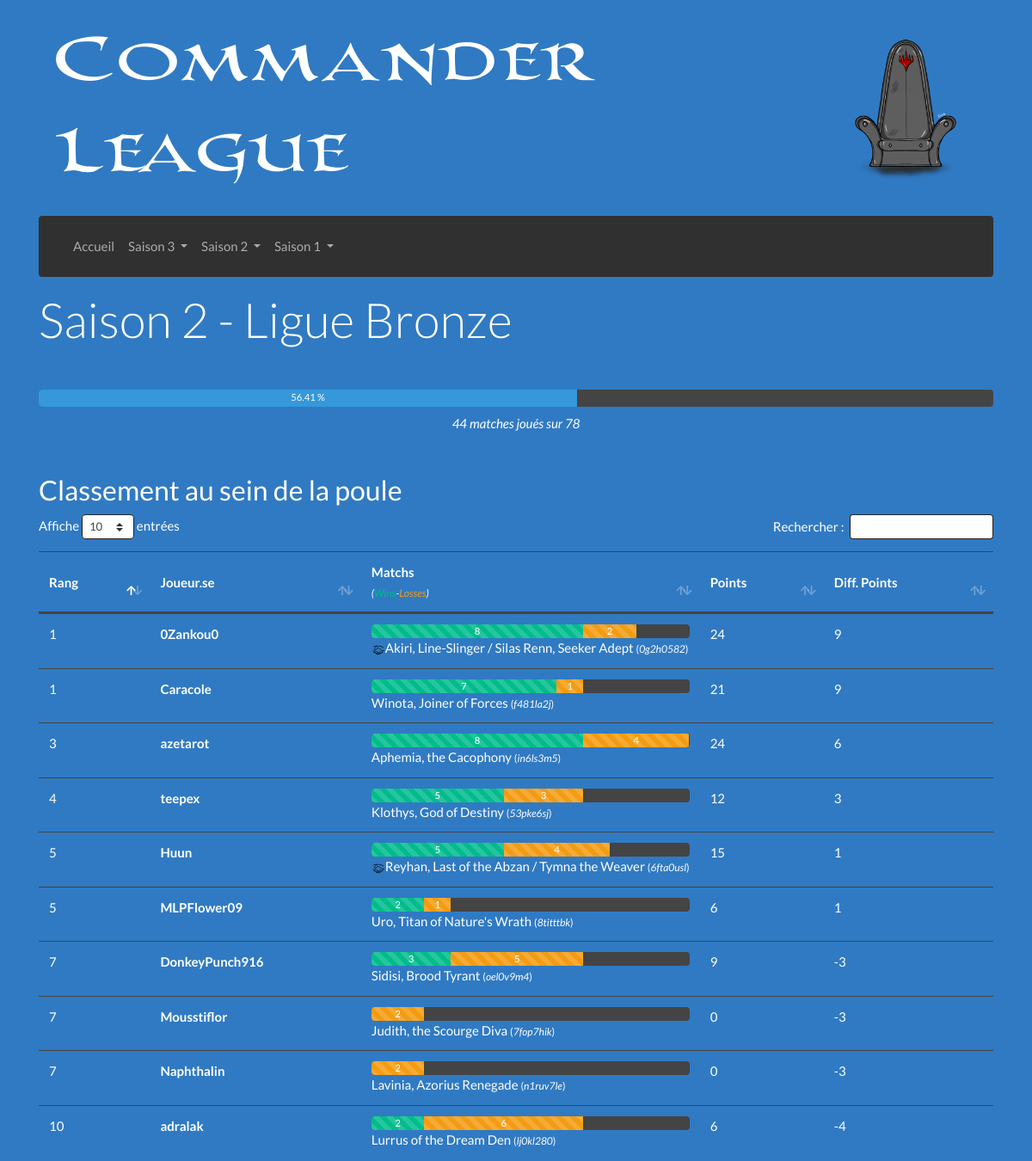
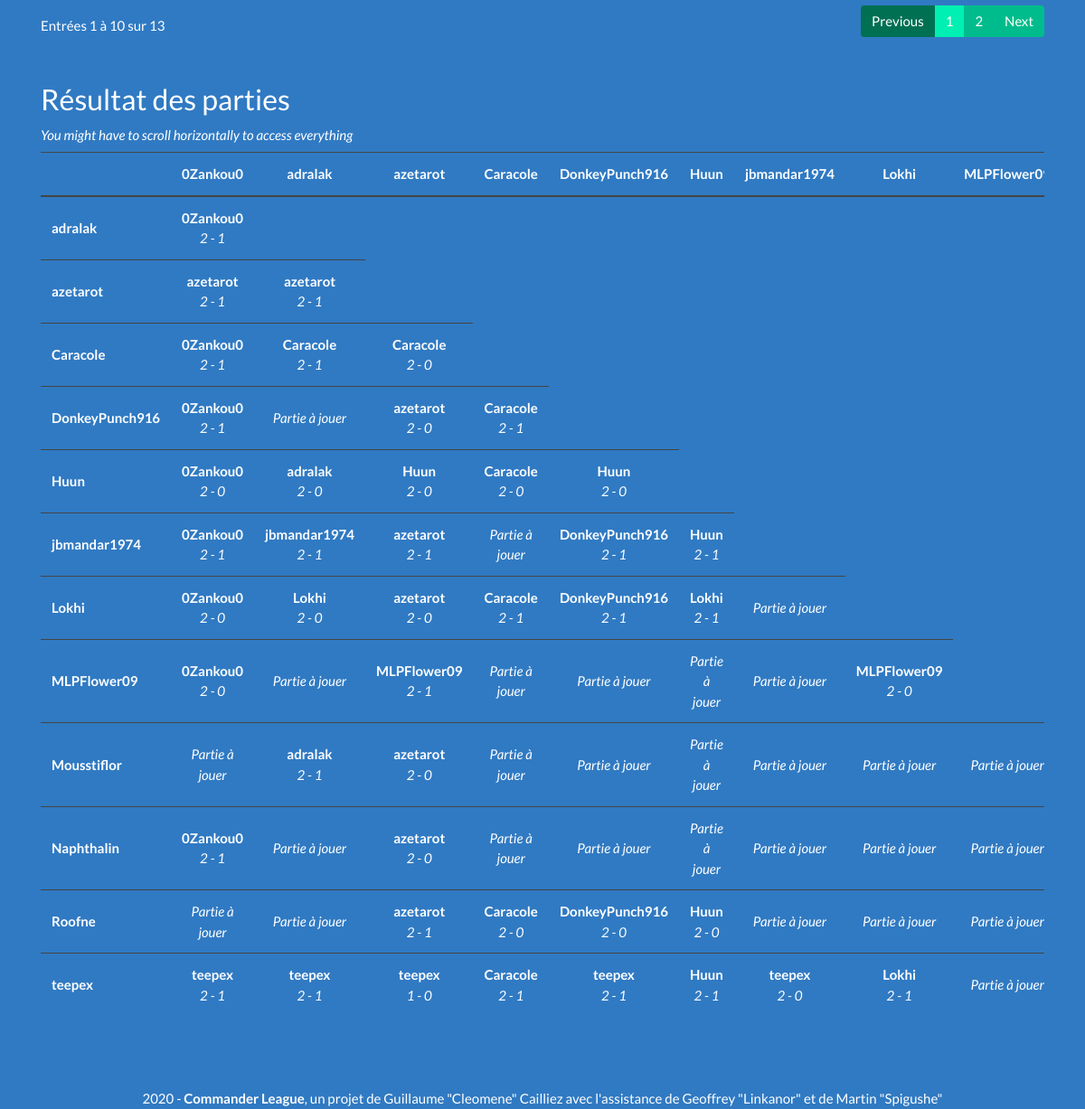
The app's page /Saison-2/Ligue-Bronze with its own data (2 pictures, top to bottom).
### tables this page shows
CREATE TABLE "resultats" (
	"id_resultat"	INTEGER PRIMARY KEY AUTOINCREMENT,
	"id_deck1"	INTEGER NOT NULL,
	"resultat_deck1"	INTEGER NOT NULL,
	"id_deck2"	INTEGER NOT NULL,
	"resultat_deck2"	INTEGER NOT NULL,
	"ligue"	TEXT,
	"saison"	INTEGER
);

CREATE TABLE "participants" (
	"id_discord"	TEXT,
	"pseudo"	TEXT NOT NULL,
	"nom_role"	TEXT NOT NULL,
	PRIMARY KEY("id_discord")
);

CREATE TABLE "decks" (
	"id_deck"	INTEGER PRIMARY KEY AUTOINCREMENT,
	"id_discord"	TEXT NOT NULL,
	"est_joue"	INTEGER NOT NULL,
	"cle_MV"	INTEGER NOT NULL,
	"hash"	TEXT NOT NULL,
	"liste"	TEXT NOT NULL,
	"general"	TEXT NOT NULL
);

### Afficher/Elements/Barres/BarreAvancement.php (called while the page is built, shortened)
<?php
require_once("Afficher/Elements/Barres/Vue_BarreAvancement.php");
function progressLigue ($ligue) {
	$max   = $ligue['infos']['max'];
	$played = $ligue['infos']['joues'];
	$status = round( $played / $max * 100 , 2);
	$retour  = "<div class='my-5'></div>";
	$retour .= barreAvancement ($max , $played , $status);
	$retour .= "<div class='my-5'></div>";
	return $retour;
}
	ob_start(); ?>

### Afficher/Elements/Vue/Vue_Poule.php (called while the page is built)
<?php
function Affichage ($helper) {
	$affichage  = progressLigue($helper);
	$affichage .= afficherTableauClassement($helper);
	$affichage .= afficherTableauResultats($helper);
	return $affichage;
}

### Afficher/Controleur.php (called while the page is built)
<?php
function getContenu ()
{
	if (isset($_GET['saison']) && isset($_GET['ligue']))
	{
		if (preg_match("/Placement/", $_GET['ligue']))
		{
			require_once('Afficher/Pages/Placement/Controleur.php');
		}
		else if (preg_match("/Playoff/", $_GET['ligue']))
		{
			require_once('Afficher/Pages/Playoff/Controleur.php');
		}
		else
		{
			require_once('Afficher/Pages/Ligue/Controleur.php');
		}
	}
	else
	{
		require_once('Afficher/Elements/Saison.php');
	}
	return Affichage($helper);
}
require_once('Afficher/Vue.php');

### Afficher/Vue.php (called while the page is built)
<?php
$contenu = getContenu();
require_once('Afficher/Elements/Gabarit.php');

### index.php (called while the page is built, shortened)
<?php
require_once('Controleur.php');

### Modele.php (called while the page is built, shortened)
<?php
function getBdd() {
	$bdd = new PDO("sqlite:BD/database.sqlite");
	    $bdd->setAttribute(PDO::ATTR_DEFAULT_FETCH_MODE, PDO::FETCH_ASSOC);
	    $bdd->setAttribute(PDO::ATTR_ERRMODE, PDO::ERRMODE_EXCEPTION);
	$bdd->query($_SESSION['dicoTables']['tableParticipants']);
	$bdd->query($_SESSION['dicoTables']['tableRoles']);
	$bdd->query($_SESSION['dicoTables']['tableDecks']);
	$bdd->query($_SESSION['dicoTables']['tableResultats']);
	$bdd->query($_SESSION['dicoTables']['tableLigues']);
	return $bdd;
}
function executerRequete($sql, $params = null) {
	if ($params == null) {
		$resultat = getBdd()->query($sql);
	} else {
		$resultat = getBdd()->prepare($sql);
		$resultat->execute($params);
	}
	return $resultat;
}

### Afficher/Elements/Resultats/Details.php (called while the page is built, shortened)
<?php
$helper = array();
$sql = "SELECT liste_decks FROM ligues
		WHERE num_saison = :s AND nom_ligue = :l;";
$helper['infos']['saison'] = $_GET['saison'];
$helper['infos']['ligue']  = preg_split("/-/",$_GET['ligue'])[0];
$donnees = array(
	':l' => $_GET['ligue'],
	':s' => $helper['infos']['saison'],
);
$requete = executerRequete($sql,$donnees);
$resultat = $requete->fetch()['liste_decks'];
$_liste = preg_split('/, /i',$resultat);
$helper['infos']['decks'] = $_liste;
$_nbDecks = count($helper['infos']['decks']);
$helper['infos']['nbDecks'] = $_nbDecks;
$helper['infos']['max'] = $_nbDecks * ($_nbDecks - 1) / 2;
$helper['infos']['joues'] = 0;
$sql = "SELECT * FROM participants p
		JOIN decks d ON p.id_discord = d.id_discord
		WHERE d.id_deck = :id;";
for ($i = 0; $i < count($helper['infos']['decks']); $i++) {
	$requete = executerRequete($sql,array(':id'=>$helper['infos']['decks'][$i]));
	$resultat = $requete->fetch();
	$helper['infos']['pseudo'][] = $resultat['pseudo'];
	$helper['infos']['id_discord'][] = $resultat['id_discord'];
	$helper[$resultat['id_deck']] = array(
		'pseudo'		=> $resultat['pseudo'],
		'id_discord'	=> $resultat['id_discord'],
		'id_deck'		=> $resultat['id_deck'],
		'liste'			=> $resultat['liste'],
		'general'		=> $resultat['general'],
		'hash'			=> $resultat['hash'],
		'parties'		=> array(),
		'victoires'		=> 0,
		'defaites'		=> 0,
		'tiebreakers'	=> array(
			'matchPoints'			=> 0,
			'gamePoints'			=> 0,
			'gamePlayed'			=> 0,
			'diffPoints'			=> 0,
			'matchWinPercentage'	=> 0,
			'gameWinPercentage'		=> 0,
			'o_matchWinPercentage'	=> 0,
			'o_gameWinPercentage'	=> 0,
		),
	);
}
$sql = "SELECT * FROM resultats r
		JOIN decks d ON d.id_deck = r.id_deck1
		WHERE r.id_deck1 = :id AND
		saison = :s AND ligue = :l;";
$donnees = array(
	':s' => $helper['infos']['saison'],
	':l' => $helper['infos']['ligue'],
);
for ($i = 0; $i < count($helper['infos']['decks']); $i++) {
	$donnees[':id'] = $helper['infos']['decks'][$i];
	$requete = executerRequete($sql,$donnees);
	while ($resultat = $requete->fetch()) {
		$id1 = $resultat['id_deck1'];
		$id2 = $resultat['id_deck2'];
		$helper[$id1]['parties'][$id2] = array(
			'p_result'	=> $resultat['resultat_deck1'],
			'p_deck'	=> $resultat['id_deck1'],
			'p_pseudo'	=> $helper[$resultat['id_deck1']]['pseudo'],
			'o_result'	=> $resultat['resultat_deck2'],
			'o_deck'	=> $resultat['id_deck2'],
			'o_pseudo'	=> $helper[$resultat['id_deck2']]['pseudo'],
			'result'	=>
				($resultat['resultat_deck1'] > $resultat['resultat_deck2']) ?
					'win' : 'lose',
			'string'	=> $resultat['resultat_deck1'] . " - " . $resultat['resultat_deck2'],
			'w_deck'	=>
				($resultat['resultat_deck1'] > $resultat['resultat_deck2']) ?
					$resultat['id_deck1'] : $resultat['id_deck2'],
			'w_pseudo'	=>
				($resultat['resultat_deck1'] > $resultat['resultat_deck2']) ?
					$helper[$resultat['id_deck1']]['pseudo'] :
					$helper[$resultat['id_deck2']]['pseudo'],
			'w_discord'	=>
				($resultat['resultat_deck1'] > $resultat['resultat_deck2']) ?
					$helper[$resultat['id_deck1']]['id_discord'] :
					$helper[$resultat['id_deck2']]['id_discord'],
			'w_general' =>
				($resultat['resultat_deck1'] > $resultat['resultat_deck2']) ?
					$helper[$resultat['id_deck1']]['general'] :
					$helper[$resultat['id_deck2']]['general'],
		);
		$helper[$id2]['parties'][$id1] = array(
			'p_result'	=> $helper[$id1]['parties'][$id2]['o_result'],
			'p_deck'	=> $helper[$id1]['parties'][$id2]['o_deck'],
			'p_pseudo'	=> $helper[$id1]['parties'][$id2]['o_pseudo'],
			'o_result'	=> $helper[$id1]['parties'][$id2]['p_result'],
			'o_deck'	=> $helper[$id1]['parties'][$id2]['p_deck'],
			'o_pseudo'	=> $helper[$id1]['parties'][$id2]['p_pseudo'],
			'result'	=> ($helper[$id1]['parties'][$id2]['result'] == "lose") ? 'win' : 'lose',
			'string'	=> $resultat['resultat_deck2'] . " - " . $resultat['resultat_deck1'],
			'w_deck'	=> $helper[$id1]['parties'][$id2]['w_deck'],
			'w_pseudo'	=> $helper[$id1]['parties'][$id2]['w_pseudo'],
			'w_discord'	=> $helper[$id1]['parties'][$id2]['w_discord'],
			'w_general' => $helper[$id1]['parties'][$id2]['w_general'],
		);
		$cle1 = $helper[$id1]['pseudo'];
		$cle2 = $helper[$id2]['pseudo'];
		$helper[$id1]['parties'][$cle2] = $helper[$id1]['parties'][$id2];
		$helper[$id2]['parties'][$cle1] = $helper[$id2]['parties'][$id1];
		$cle1 = $helper[$id1]['id_discord'];
		$cle2 = $helper[$id2]['id_discord'];
		$helper[$id1]['parties'][$cle2] = $helper[$id1]['parties'][$id2];
		$helper[$id2]['parties'][$cle1] = $helper[$id2]['parties'][$id1];
		$helper[$id1]['victoires'] +=
			($helper[$id1]['parties'][$id2]['result'] == 'win') ? 1 : 0;
		$helper[$id1]['defaites'] +=
			($helper[$id1]['parties'][$id2]['result'] == 'lose') ? 1 : 0;
		$helper[$id2]['victoires'] +=
			($helper[$id2]['parties'][$id1]['result'] == 'win') ? 1 : 0;
		$helper[$id2]['defaites'] +=
			($helper[$id2]['parties'][$id1]['result'] == 'lose') ? 1 : 0;
		$helper[$id1]['tiebreakers']['gamePoints'] += 3 * $resultat['resultat_deck1'];
		$helper[$id1]['tiebreakers']['matchPoints']  +=
			($resultat['resultat_deck1'] == 2) ? 3 : 0;
		$helper[$id1]['tiebreakers']['gamePlayed'] += $resultat['resultat_deck1'] + $resultat['resultat_deck2'];
		$helper[$id2]['tiebreakers']['gamePoints'] += 3 * $resultat['resultat_deck2'];
		$helper[$id2]['tiebreakers']['matchPoints']  +=
			($resultat['resultat_deck2'] == 2) ? 3 : 0;
		$helper[$id2]['tiebreakers']['gamePlayed'] += $resultat['resultat_deck1'] + $resultat['resultat_deck2'];
		$helper['infos']['joues']  += 1;
	}
}

### Afficher/Pages/Ligue/Controleur.php (called while the page is built)
<?php
require_once('Afficher/Elements/Modele.php');
require_once('Afficher/Pages/Ligue/Modele.php');
require_once("Afficher/Elements/Resultats/Details.php");
require_once("Afficher/Elements/Vue/Vue_Poule.php");

### Afficher/Elements/Barres/BarreJoueur.php (called while the page is built)
<?php
require_once("Afficher/Elements/Barres/Vue_BarreJoueur.php");
function afficherBarreJoueur ($helper, $pseudo) {
	$nombreJoueurs = $helper['infos']['nbDecks'];
	$nombreMatches = $nombreJoueurs - 1;
	$widthMatch = round(100/$nombreMatches,2);
	$victoires = $helper[$pseudo]['victoires'];
	$defaites  = $helper[$pseudo]['defaites'];
	return barreJoueur($victoires , $defaites , $widthMatch);
}
?>

### Afficher/Pages/Ligue/Modele.php (called while the page is built, shortened)
<?php
function afficheGeneral ($texte) {
	$contraintes = "";
	if (preg_match('/\//i',$texte)) $contraintes .= "P";
	if ($contraintes == "") return $texte;
	if (preg_match('/p/i',$contraintes)) {
		$liste_partners = (preg_match('/c/i',$contraintes)) ? preg_split('/\(/',$texte)[0] : $texte;
		$partenaires = array(
			preg_split('/\/\//i',$liste_partners)[0],
			preg_split('/\/\//i',$liste_partners)[1]
		);
		$retour = imagePartenaires() . $partenaires[0] . " / " . $partenaires[1];
	}
	return $retour;
}

### Afficher/Elements/Tableaux/TableauResultats.php (the view)
<?php
require_once('Afficher/Elements/Tableaux/Vue_TableauResultats.php');
function AfficherTableauResultats ($helper) {
	$retour  = "<h3 class='mt-3'>Résultat des parties</h3>";
	$retour .= "<p class='mb-2'><i>You might have to scroll horizontally to access everything</i></p>";
	$retour .=  tableauResultats($helper);
	$retour .= "<div class='my-5'></div>";
	return $retour;
}
function afficheResultat ($helper, $pseudo1, $pseudo2) {
	if (isset($helper[$pseudo1]['parties'][$pseudo2])) {
		$vainqueur = $helper[$pseudo1]['parties'][$pseudo2]['w_pseudo'];
		if ($vainqueur != $pseudo1) {
			$pseudo2 = $pseudo1;
			$pseudo1 = $vainqueur;
		}
		$resultat = $helper[$pseudo1]['parties'][$pseudo2]['string'];
		return "<strong>$vainqueur</strong><br><i>$resultat</i>";
	}
	return "<i>Partie à jouer</i>";
}

### Afficher/Elements/Barres/Vue_BarreAvancement.php
<?php
function barreAvancement ($max , $played , $status) {
	ob_start(); ?>
	<div class="progress my-2" style="height: 20px;">
		<div class="progress-bar bg-info" role="progressbar" aria-valuenow="25"
			aria-valuemin="0" aria-valuemax="<?= $max ?>" style="width:<?= $status ?>%" >
		<?= $status ?> %</div>
	</div>
	<p class="text-center">
		<i><?= $played ?> matches joués sur <?= $max ?></i>
	</p>
	<?php return ob_get_clean();
}

### Afficher/Elements/Tableaux/Vue_TableauClassement.php
<?php
function tableauClassement ($helper) {
	ob_start(); ?>
	<div class="table-responsive text-nowrap">
	<table id="tableClassement" class="table table-hover" aria-describedby="tableClassement">
		<thead>
			<tr>
				<th scope="col" class="sorting align-middle" aria-controls="tableClassement">Rang</th>
				<th scope="col" class="align-middle">Joueur.se</th>
				<th scope="col" class="align-middle col-2">
					Matchs<br>
					<i><small>(<span class="text-success">Wins</span>-<span class="text-warning">Losses</span>)</small></i>
				</th>
				<th scope="col" class="align-middle">Points</th>
				<th scope="col" class="align-middle">Diff. Points</th>
			</tr>
		</thead>
		<tbody>
			<?php
			for ($i = 0; $i < count($helper['infos']['pseudo']); $i++) {
				$cle = $helper['infos']['pseudo'][$i];
			?>
			<tr>
				<td scope="row">
					<?= $helper['infos']['classement'][$cle] ?>
				</td>
				<td>
					<strong><?= $cle ?></strong>
				</td>
				<td>
					<?= afficherBarreJoueur($helper,$cle) ?>
					<?= afficheGeneral($helper[$cle]['general']) ?>
						<small>(<i><?= $helper[$cle]['hash'] ?></i>)</small>
				</td>
				<td>
					<?= $helper[$cle]['tiebreakers']['matchPoints'] ?>
				</td>
				<td>
					<?= $helper[$cle]['tiebreakers']['diffPoints'] ?>
				</td>
			</tr>
			<?php
			}
			?>
		</tbody>
	</table>
	</div>
	<?php return ob_get_clean();
}

### Afficher/Elements/Barres/Vue_BarreJoueur.php
<?php
function barreJoueur($victoires , $defaites , $widthMatch) {
	ob_start(); ?>
	<div class="progress">
		<div class="progress-bar progress-bar-striped bg-success" role="progressbar"
			style="width:<?= round($victoires*$widthMatch,2) ?>%"><?= $victoires ?></div>
		<div class="progress-bar progress-bar-striped bg-warning" role="progressbar"
			style="width:<?= round($defaites*$widthMatch,2) ?>%"><?= $defaites ?></div>
	</div>
	<?php return ob_get_clean();
}

### Afficher/Elements/Tableaux/Vue_TableauResultats.php
<?php
function tableauResultats ($helper) {
	ob_start(); ?>
	<div class="table-responsive mb-5">
	<table id="tableMatches" class="table table-hover" aria-describedby="tableMatches">
		<thead>
			<tr>
				<th scope="col" class="sorting" aria-controls="tableMatches"></th>
			<?php
			for ($i = 0; $i < (count($helper['infos']['pseudo'])-1); $i++) {
				$cle = $helper['infos']['pseudo'][$i];
				?>
				<th scope="col" class="text-center"><?= $cle ?></th>
				<?php
				}
			?>
			</tr>
		</thead>
		<tbody>
		<?php
		for ($i = 1; $i < count($helper['infos']['pseudo']); $i++) {
			$cle = $helper['infos']['pseudo'][$i];
			?>
			<tr>
				<td scope="row" class="align-middle">
					<strong><?= $cle ?></strong>
				</td>
				<?php for ($j = 0; $j < $i; $j++) : ?>
					<td class='align-middle text-center'>
						<?= afficheResultat($helper,$cle,$helper['infos']['pseudo'][$j]) ?>
					</td>
				<?php endfor; ?>
			</tr>
			<?php
		}
		?>
		</tbody>
	</table>
	</div>
	<?php return ob_get_clean();
}

### records on screen
resultats: id_resultat "56.41", id_resultat "78"
participants: decks.general "Akiri, Line-Slinger / Silas Renn, Seeker Adept", decks.hash "0g2h0582", pseudo "0Zankou0", pseudo "2 - 1", pseudo "2 - 0"
participants: decks.general "Lurrus of the Dream Den", decks.hash "lj0kl280", pseudo "adralak", pseudo "2 - 0", pseudo "2 - 1"
participants: decks.general "Aphemia, the Cacophony", decks.hash "in6ls3m5", pseudo "azetarot", pseudo "2 - 1", pseudo "2 - 0"
participants: decks.est_joue "1", decks.general "Winota, Joiner of Forces", decks.hash "f481la2j", pseudo "Caracole", pseudo "2 - 0", pseudo "2 - 1"
participants: decks.general "Sidisi, Brood Tyrant", decks.hash "oel0v9m4", pseudo "DonkeyPunch916", pseudo "2 - 0"
participants: decks.general "Reyhan, Last of the Abzan / Tymna the Weaver", decks.hash "6fta0usl", pseudo "Huun", pseudo "2 - 0"
participants: decks.est_joue "1", decks.general "Uro, Titan of Nature's Wrath", decks.hash "8titttbk", pseudo "MLPFlower09", pseudo "2 - 0"
participants: decks.general "Judith, the Scourge Diva", decks.hash "7fop7hik"
participants: decks.general "Lavinia, Azorius Renegade", decks.hash "n1ruv7le"
participants: decks.general "Klothys, God of Destiny", decks.hash "53pke6sj", pseudo "teepex", pseudo "2 - 1", pseudo "1 - 0", pseudo "2 - 0"
participants: pseudo "jbmandar1974"
participants: pseudo "Lokhi", pseudo "2 - 1"

### other values on screen
$_GET['saison'] "2"
$_GET['ligue'] "Bronze"
$played "44"
$helper['infos']['classement'][$cle] "1"
$cle "0Zankou0"
$victoires "8"
$defaites "2"
$helper[$cle]['tiebreakers']['matchPoints'] "24"
$helper[$cle]['tiebreakers']['diffPoints'] "9"
$helper['infos']['classement'][$cle] "10"
$cle "adralak"
$victoires "2"
$defaites "6"
$helper[$cle]['tiebreakers']['matchPoints'] "6"
$helper[$cle]['tiebreakers']['diffPoints'] "-4"
